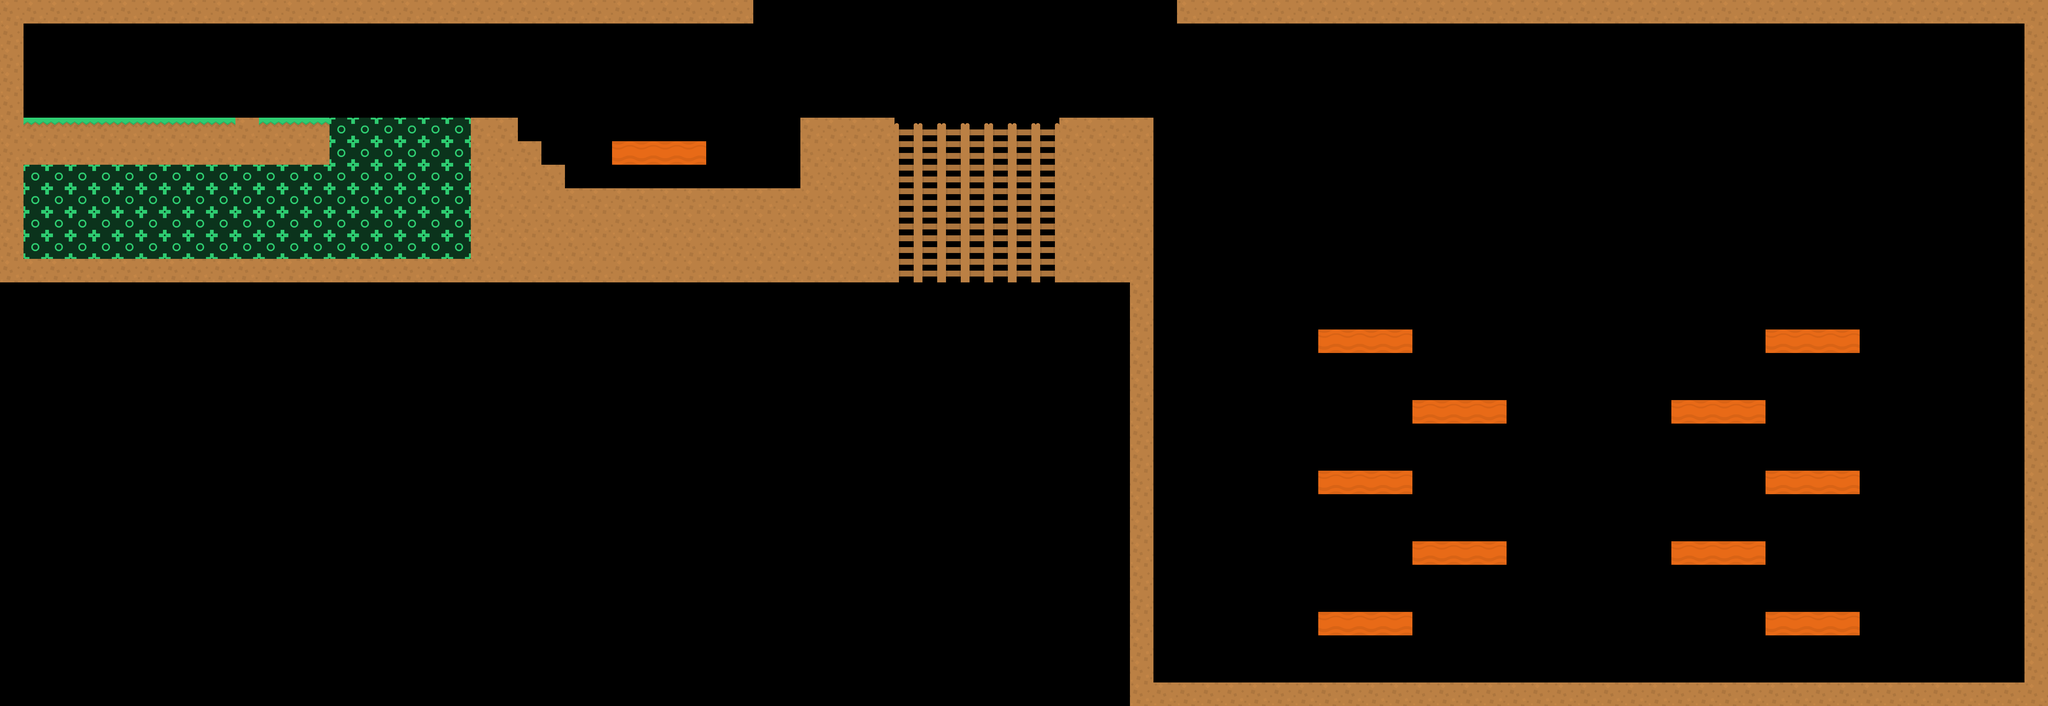

This is a level from a 2D game, rendered from its Tiled map with the project's own tilesets. A one-line summary and the map file follow, with tile-layer data summarised:
An orthogonal 87x30 tile map with 64x64 px tiles, 4 tile layers (Platforms, Speciales, Ponts, Eau) and 10 objects.

<map version="1.8" tiledversion="1.8.2" orientation="orthogonal" renderorder="right-down" width="87" height="30" tilewidth="64" tileheight="64" infinite="0" nextlayerid="13" nextobjectid="20">
 <tileset firstgid="1" name="kenny_simple_platformer" tilewidth="64" tileheight="64" tilecount="98" columns="14">
  <image source="../tilesets/platformPack_tilesheet.png" width="896" height="448" />
 </tileset>
 <layer id="1" name="Platforms" width="87" height="30">
  <data>[2610 cells, 330 non-empty, 2 distinct tile ids]</data>
 </layer>
 <layer id="9" name="Speciales" width="87" height="30">
  <data>[2610 cells, 44 non-empty, 1 distinct tile ids]</data>
 </layer>
 <objectgroup id="6" name="Barrage">
  <object id="8" gid="72" x="2432" y="768" width="448" height="384" />
 </objectgroup>
 <layer id="11" name="Ponts" width="87" height="30">
  <data>[2610 cells, 49 non-empty, 2 distinct tile ids]</data>
 </layer>
 <objectgroup id="10" name="Constructeur">
  <object id="15" gid="65" x="2304" y="320" width="128" height="256" />
 </objectgroup>
 <layer id="3" name="Eau" width="87" height="30">
  <data>[2610 cells, 88 non-empty, 1 distinct tile ids]</data>
 </layer>
 <objectgroup id="4" name="Eauo">
  <object id="3" x="896" y="384" width="384" height="64" />
  <object id="4" x="64" y="448" width="1216" height="256" />
 </objectgroup>
 <objectgroup id="5" name="Surface">
  <object id="16" x="896" y="320" width="384" height="64" />
 </objectgroup>
 <objectgroup id="7" name="Checkpoints">
  <object id="9" gid="50" x="1536" y="512" width="64" height="64" />
  <object id="10" gid="50" x="1728" y="384" width="64" height="64" />
 </objectgroup>
 <objectgroup id="8" name="Ressources">
  <object id="13" gid="65" x="1856" y="384" width="64" height="64" />
 </objectgroup>
 <objectgroup id="12" name="Branches">
  <object id="18" gid="43" x="3520" y="896" width="64" height="64" />
  <object id="19" gid="43" x="5056" y="896" width="64" height="64" />
 </objectgroup>
</map>
